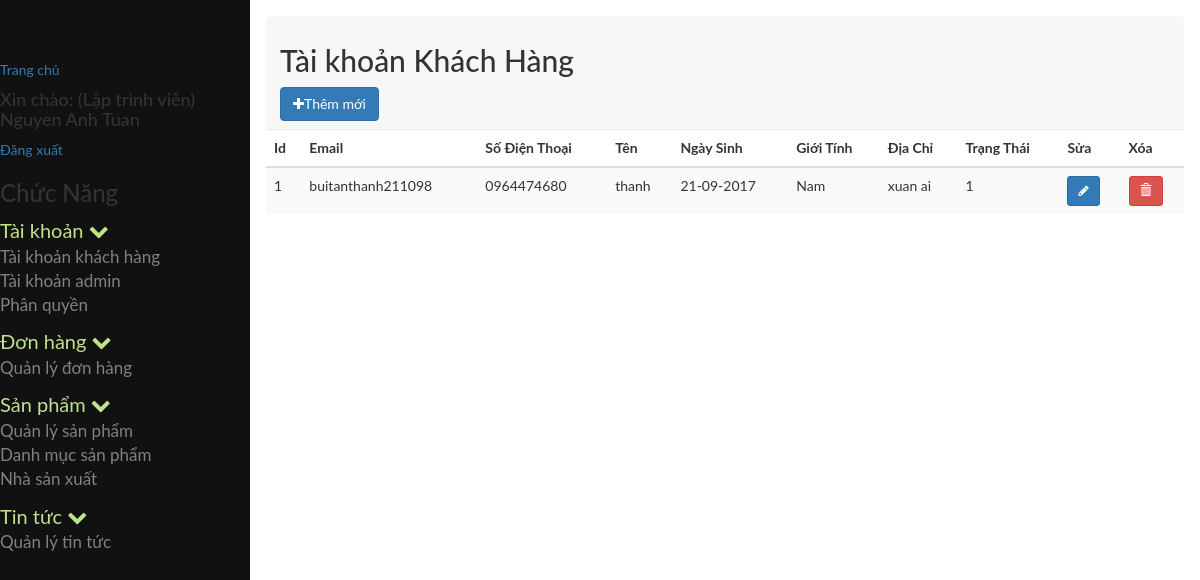
Screenshot of /index.php?module=taikhoankhachhang (signed in) with the database file from the repository.
### tables this page shows
CREATE TABLE `tb_phanquyen` (
  `id` int(11) NOT NULL,
  `id_nhom` int(11) NOT NULL,
  `id_chucnang` int(11) NOT NULL
);

CREATE TABLE `tb_chucnang` (
  `id` int(11) NOT NULL,
  `ten` varchar(255) NOT NULL,
  `trangthai` tinyint(4) NOT NULL,
  `url` varchar(255) NOT NULL,
  `f_order` int(11) NOT NULL,
  `id_parent` int(11) NOT NULL,
  `nhanurl` varchar(255) NOT NULL,
  `hienthi` tinyint(4) NOT NULL,
  `bieutuong` varchar(255) NOT NULL
);

CREATE TABLE `tb_khachhang` (
  `id` int(11) NOT NULL,
  `email` varchar(100) NOT NULL,
  `matkhau` varchar(50) NOT NULL,
  `sodienthoai` varchar(20) NOT NULL,
  `ten` varchar(100) NOT NULL,
  `ngaysinh` date NOT NULL,
  `gioitinh` tinyint(10) NOT NULL,
  `diachi` varchar(255) NOT NULL,
  `trangthai` tinyint(4) NOT NULL
);

### cores/loader.php (called while the page is built, shortened)
<?php
class loader
{
	public function view($name='',$data=array())
	{
		extract($data);
		include BASEPATH.'views/'.$name.'.php' ;
	}
}
?>

### models/phanquyenchucnang.php (called while the page is built, shortened)
<?php
include_once 'JATOVI_Model.php';
class phanquyenchucnang extends JATOVI_Model
{
	private $_table = "tb_phanquyen";
	private $_table2 = "tb_chucnang";
	public function getrole($id_nhom)
	{
		$sql = "SELECT * FROM {$this->_table}  INNER JOIN {$this->_table2} WHERE id_nhom = {$id_nhom} AND {$this->_table}.id_chucnang = {$this->_table2}.id ";
		$query = $this->connection->prepare($sql);
		$query->execute();
		$result = $query->fetchAll();
		return $result;
	}
}
$phanquyenchucnang = new phanquyenchucnang();
?>

### models/JATOVI_Model.php (called while the page is built, shortened)
<?php
class JATOVI_Model
{
	private $host = 'localhost';
	private $dbname = 'project_jatovi';
	private $dbuser = 'root';
	private $dbpass = '';
	function __construct()
	{
		try {
			$this->connection  = new PDO("mysql:host={$this->host};dbname={$this->dbname};charset=utf8",$this->dbuser,$this->dbpass);
		} catch (PDOException $e) {
			echo "(DB connection error) Lỗi kết nối cơ sở dữ liệu: ".$e->getMessage();
		}
	}
}
?>

### models/taikhoankhachhang_model.php (called while the page is built, shortened)
<?php
include_once 'JATOVI_Model.php';
class taikhoan_model extends JATOVI_Model
{
	private $_table2 = 'tb_khachhang';
	public function getlist()
	{
		$sql = "SELECT *, DATE_FORMAT( ngaysinh, '%d-%m-%Y' ) as sinhnhat  FROM {$this->_table2} ";
		$query = $this->connection->prepare($sql);
		$query->execute();
		$result = $query->fetchAll();
		return $result;
	}
}
$taikhoan_model = new taikhoan_model();
?>

### views/taikhoan/taikhoankhachhang.php (the view, shortened to what this page needs)
<div class="row">
	<div class="col-md-12">
		<div class="popover-title">
			<h2>Tài khoản Khách Hàng</h2>
            <a href="#add" class="btn btn-primary " data-toggle="modal">
            <i class="fa fa-plus" aria-hidden="true"></i>Thêm mới</a>
		</div>
	</div>
</div>
<div class="row">
	<div class="col-md-12">
		<div class="">
			<table class="table table-striped">
				<thead>
					<tr>
						<th>Id</th>
						<th>Email</th>
						<th>Số Điện Thoại</th>
						<th>Tên </th>
						<th>Ngày Sinh</th>
						<th>Giới Tính</th>
                        <th>Địa Chỉ</th>
                        <th>Trạng Thái</th>
                        <th>Sửa</th>
                        <th>Xóa</th>
					</tr>
				</thead>
				<tbody>
					<?php foreach ($list as $value): ?>
						<tr>
							<td><?=$value['id']?></td>
							<td><?=$value['email']?></td>
							<td><?=$value['sodienthoai']?></td>
							<td><?=$value['ten']?></td>
                            <td><?=$value['sinhnhat']?></td>
                            <td><?php if($value['gioitinh']==1){echo "Nam";}else if($value['gioitinh']==0){echo "Nữ";}else{echo "Khác";};?></td>
                            <td><?=$value['diachi']?></td>
                            <td><?=$value['trangthai']?></td>
							<td>
								<a href="#edit<?=$value['id'];?>" class="btn btn-primary btn-sm" data-toggle="modal">
									<i class="fa fa-pencil" aria-hidden="true"></i>
								</a>
							</td>
							<td>
								<a class="btn btn-danger btn-sm" data-toggle="modal" href="#del<?=$value['id'];?>">
									<i class="glyphicon glyphicon-trash " aria-hidden="true"></i>
								</a>
							</td>
						</tr>
					<?php endforeach;?>
				</tbody>
			</table>
		</div>
	</div>
</div>

### views/partial/sidebar.php (shortened to what this page needs)
<?php
	include_once BASEPATH.'models/phanquyenchucnang.php';
	$chucnang = $phanquyenchucnang->getrole($_SESSION['userGroup']);
	$menu = array();
	foreach ($chucnang as $p) {
		if ($p['id_parent']==0) {
			$child=array();
			foreach ($chucnang as $p2) {
				if ($p2['id_parent']==$p['id']) {
					$child[]=$p2;
				}
			}
			$menu[]=array(
				'parent'=>$p,
				'child'=>$child
			);
		}
	}
?>
<nav class="sidenav" id="mySidenav">
	<a href="<?=base_url?>index.php">Trang chủ</a>
	<h4>Xin chào: <?='('.$_SESSION['userChucdanh'].')'?> <?=$_SESSION['userName']?></h4>
	<a href="<?=base_url?>index.php?module=page&action=page_logout">Đăng xuất</a>
	<h3>Chức Năng</h3>
	<?php foreach($menu as $value): ?>
		<ul>
			<li>
				<a class="parent_text">
					<?php echo $value['parent']['ten']; ?>
					<span class="fa fa-chevron-down"></span>
				</a>
				<ul>
					<?php foreach($value['child'] as $child): ?>
						<li class="<?=$child['hienthi']==0?"hidden":""?>">
							<a href="<?=base_url.'index.php?module='.$child['url']?>">
								<?=$child['ten']?>
							</a>
						</li>
					<?php endforeach; ?>
				</ul>
			</li>
		</ul>
	<?php endforeach; ?>
</nav>

### public/scripts/css/style.css (style rules this page uses)
body { font-family: "Lato", sans-serif; }
body .sidenav { height: 100%; width: 250px; position: fixed; z-index: 1; top: 0; left: 0; background-color: #111; overflow-x: hidden; transition: 0.5s; padding-top: 60px; }
body .sidenav ul { list-style-type: none; padding-left: 0px; }
body .sidenav ul li a { text-decoration: none; font-size: 17px; color: #818181; display: block; transition: 0.3s; }
body .sidenav ul li .parent_text { font-size: 20px; color: #BFE28C; }

### rows the page displays
tb_phanquyen: id_chucnang.ten "Tài khoản"
tb_phanquyen: id_chucnang.ten "Tài khoản khách hàng"
tb_phanquyen: id_chucnang.ten "Tài khoản admin"
tb_phanquyen: id_chucnang.ten "Phân quyền"
tb_phanquyen: id_chucnang.ten "Đơn hàng"
tb_phanquyen: id_chucnang.ten "Quản lý đơn hàng"
tb_phanquyen: id_chucnang.ten "Sản phẩm"
tb_phanquyen: id_chucnang.ten "Quản lý sản phẩm"
tb_phanquyen: id_chucnang.ten "Danh mục sản phẩm"
tb_phanquyen: id_chucnang.ten "Nhà sản xuất"
tb_phanquyen: id_chucnang.ten "Tin tức"
tb_phanquyen: id_chucnang.ten "Quản lý tin tức"
tb_khachhang: id "1", email "buitanthanh211098", sodienthoai "0964474680", ten "thanh", sinhnhat "21-09-2017", gioitinh "Nam", diachi "xuan ai", trangthai "1"

### other values shown
$_SESSION['userChucdanh'] "Lập trình viên"
$_SESSION['userName'] "Nguyen Anh Tuan"
